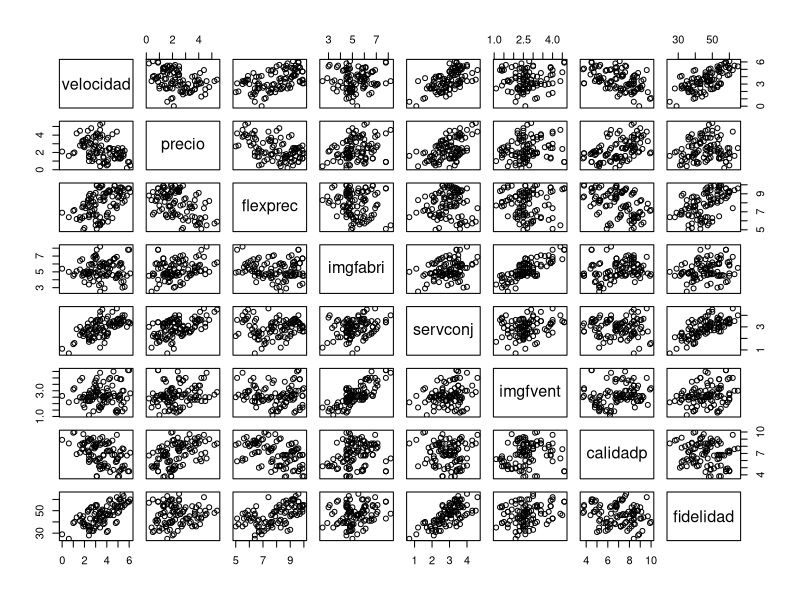

The R script that drew this image:
## ---- chunk 1
hatco <- read.csv('./data/hatco2.csv', header=T, as.is=NA)
hatco
## ---- chunk 2
plot(hatco[,c(6:13)])
## ---- chunk 3
mod1<-lm(fidelidad~velocidad+precio+flexprec+imgfabri+servconj+imgfvent+calidadp, hatco)
summary(mod1)
## ---- chunk 4
rstandard(mod1)
